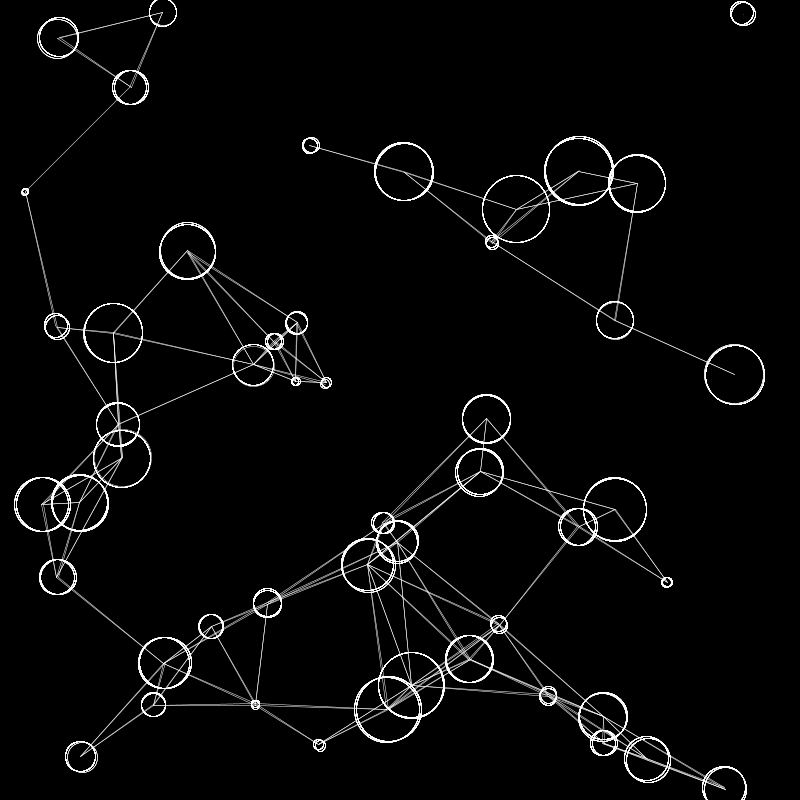
Frame 1 (no input)
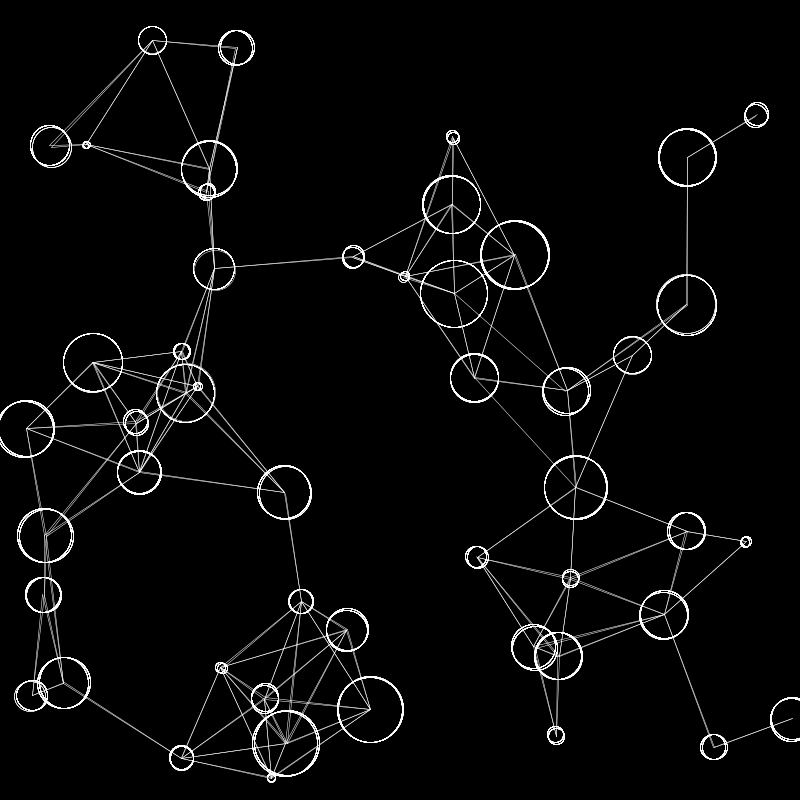
Frame 60 (the mouse pressed at the canvas centre just before this capture)
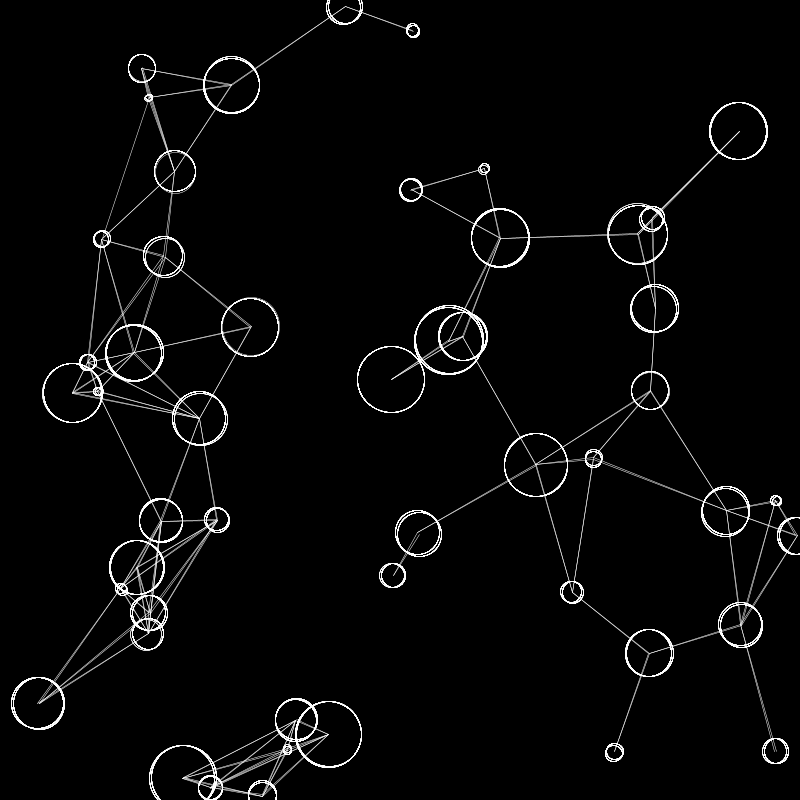
Frame 120 (the mouse held since frame 60 and released just before this capture)

The Processing sketch that drew these frames (run headless with seeded random() and noise(); from frame 60 on, the mouse is pressed at the canvas centre):

// Processing sketch: sketch_1_simple_pvector_class_debug
// ── sketch_1_simple_pvector_class_debug.pde
PVector[] sp;
PVector[] acc;
int num = 50;

void setup() {
  size(800, 800);
  sp = new PVector[num];
  acc = new PVector[num];
  for (int i = 0; i < num; i++) {
    sp[i] = new PVector(random(width), random(height), random(5, 70));
    acc[i] = new PVector(random(-2, 2), random(-2, 2), 0);
  }
  stroke(255);
  noFill();
  background(0);
}

//count the number of circles - for debig
int numcircs = 0;

void draw() {
  numcircs = 0;

  background(0);
  for (int j = 0; j < num; j++) {
    sp[j].add(acc[j]);

    if ((sp[j].x > width) || (sp[j].x < 0)) {
      acc[j].x = acc[j].x * -1;
    }

    if ((sp[j].y > height) || (sp[j].y < 0)) {
      acc[j].y = acc[j].y * -1;
    }

    for (int i = 0; i < num; i++) {
      float d = PVector.dist(sp[j], sp[i]);
      if (d <= 150  ) {

        stroke(255);

        strokeWeight(0.5);
        line(sp[i].x, sp[i].y, sp[j].x, sp[j].y);
      }
      strokeWeight(0.5);

      //fill(255,10,30);
      ellipse(sp[i].x, sp[i].y, sp[i].z, sp[i].z);
      //noStroke();
      //ellipse(sp[i].x, sp[i].y, sp[i].z-j, sp[i].z-j);

      numcircs++;
    }

    //fill(255, 10, 30);
    //ellipse(sp[j].x, sp[j].y, sp[j].z, sp[j].z);
  }

  /*
  //in front of lines
   for (int k = 0; k < num; k++) {
   fill(255, 10, 30);
   ellipse(sp[k].x, sp[k].y, sp[k].z, sp[k].z);
   }
   */

  //println(numcircs);
  println(frameRate);
}
